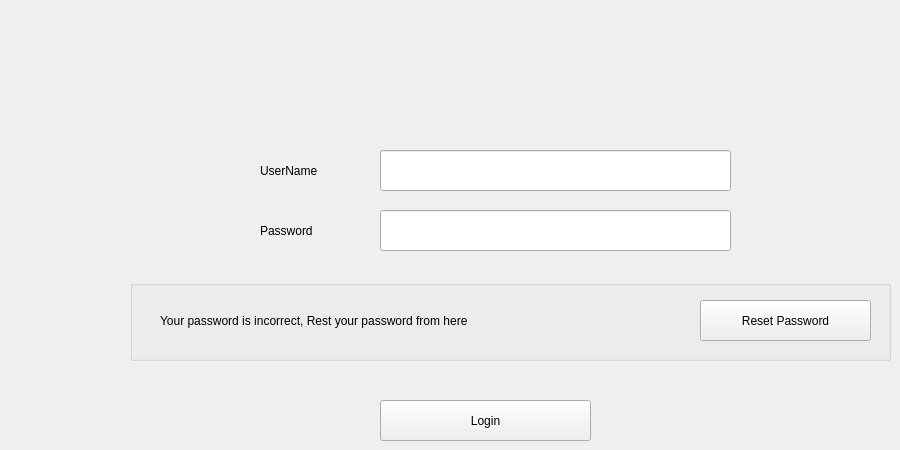
    <widget class="QWidget" name="tab_19">
     <attribute name="title">
      <string>Page</string>
     </attribute>
     <widget class="QLabel" name="label_106">
      <property name="geometry">
       <rect>
        <x>260</x>
        <y>210</y>
        <width>121</width>
        <height>41</height>
       </rect>
      </property>
      <property name="text">
       <string>Password</string>
      </property>
     </widget>
     <widget class="QPushButton" name="pushButton_66">
      <property name="geometry">
       <rect>
        <x>380</x>
        <y>400</y>
        <width>211</width>
        <height>41</height>
       </rect>
      </property>
      <property name="text">
       <string>Login</string>
      </property>
     </widget>
     <widget class="QLabel" name="label_107">
      <property name="geometry">
       <rect>
        <x>260</x>
        <y>150</y>
        <width>111</width>
        <height>41</height>
       </rect>
      </property>
      <property name="text">
       <string>UserName</string>
      </property>
     </widget>
     <widget class="QGroupBox" name="groupBox_24">
      <property name="geometry">
       <rect>
        <x>130</x>
        <y>280</y>
        <width>761</width>
        <height>81</height>
       </rect>
      </property>
      <property name="title">
       <string/>
      </property>
      <widget class="QLabel" name="label_108">
       <property name="geometry">
        <rect>
         <x>30</x>
         <y>20</y>
         <width>531</width>
         <height>41</height>
        </rect>
       </property>
       <property name="text">
        <string>Your password is incorrect, Rest your password from here</string>
       </property>
      </widget>
      <widget class="QPushButton" name="pushButton_68">
       <property name="geometry">
        <rect>
         <x>570</x>
         <y>20</y>
         <width>171</width>
         <height>41</height>
        </rect>
       </property>
       <property name="text">
        <string>Reset Password</string>
       </property>
      </widget>
     </widget>
     <widget class="QLineEdit" name="lineEdit_87">
      <property name="geometry">
       <rect>
        <x>380</x>
        <y>210</y>
        <width>351</width>
        <height>41</height>
       </rect>
      </property>
      <property name="echoMode">
       <enum>QLineEdit::Password</enum>
      </property>
     </widget>
     <widget class="QLineEdit" name="lineEdit_88">
      <property name="geometry">
       <rect>
        <x>380</x>
        <y>150</y>
        <width>351</width>
        <height>41</height>
       </rect>
      </property>
     </widget>
    </widget>
